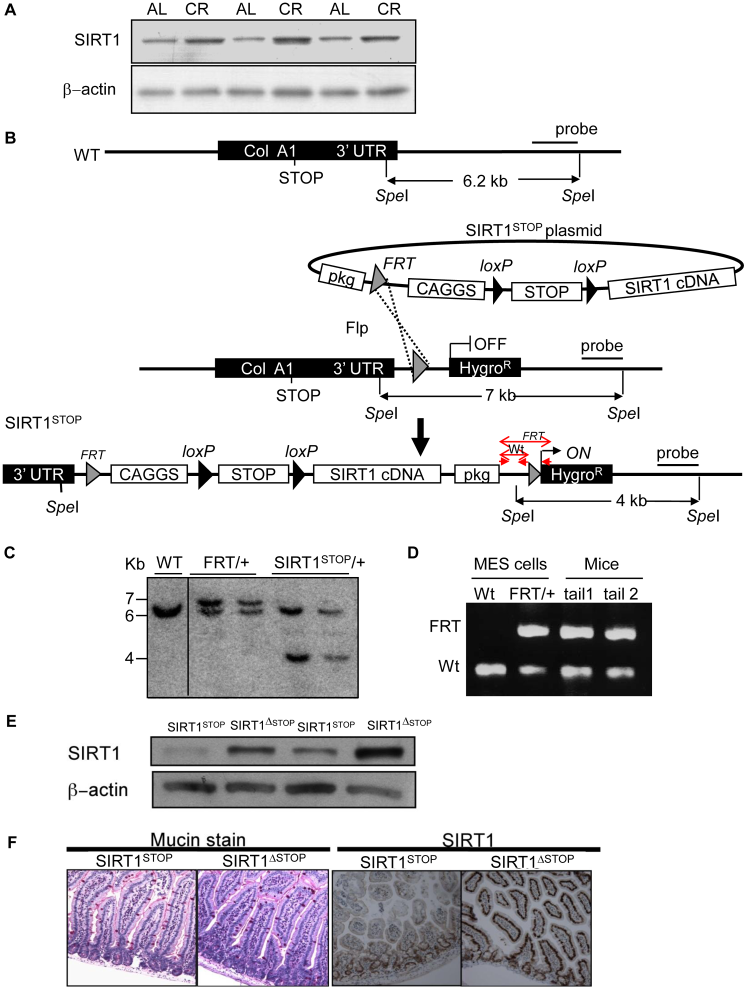
#> input picture data/test_figures/dana_farber/plos_one_g001.jpg, 1494 x 1993 px, given in place of pubpeer_annotated.png, which was not available (shown at 1/2 size)
$ python sholto_david_replicate.py
#> lines starting #> are read from the running program, lines starting #| are printed output that depends on the picture; after the words box and inside, x2 and y2 are one past the last pixel; in counts of white or black regions, pixels touching at a corner belong together; pictures that were not available may be replaced by others from this repository, and a replacement may not be noted
#> in main, annotated is the input picture: shape (1993, 1494, 3); mean B, G, R 219.9, 217.6, 219
#| Annotated image: (1993, 1494, 3)
### services/image-forensics/panel_segment.py
"""
Figure panel segmentation: split a multi-panel scientific figure into its panels.

ImageTwin-class systems compare PANELS, not whole figures — a duplicated western
blot is one panel inside a 6-panel figure, and whole-figure hashes dilute it below
threshold. Method (classical, no ML weights needed):

  1. binarize on "non-background" (background = dominant border color, usually
     white) with a tolerance;
  2. recursively cut along full-width/full-height background gutters
     (projection-profile cuts, the standard document-layout technique);
  3. emit leaf rectangles above a minimum size as panels.

Output panels feed detector.py / advanced_detector.py / embedding_index.py.
"""
from __future__ import annotations

import sys
from dataclasses import dataclass
from pathlib import Path

import cv2
import numpy as np

# ---- tunables -------------------------------------------------------------
BG_TOLERANCE = 24          # |pixel - background| <= this counts as background
GUTTER_MIN_FRAC = 0.995    # a row/col this empty (fraction background) is a gutter
MIN_GUTTER_PX = 4          # gutter must be at least this thick to cut
MIN_PANEL_PX = 48          # ignore leaves smaller than this on either side
MAX_DEPTH = 4              # recursion depth (panels-of-panels)
# ---------------------------------------------------------------------------


@dataclass
class Panel:
    x: int
    y: int
    w: int
    h: int


def _background_value(gray: np.ndarray) -> int:
    """Estimate the background gray level from the image border pixels."""
    border = np.concatenate([gray[0, :], gray[-1, :], gray[:, 0], gray[:, -1]])
    return int(np.median(border))


def _gutter_runs(empty: np.ndarray) -> list[tuple[int, int]]:
    """Runs of consecutive True (empty) indices, as (start, length)."""
    runs: list[tuple[int, int]] = []
    start = None
    for i, e in enumerate(empty):
        if e and start is None:
            start = i
        elif not e and start is not None:
            runs.append((start, i - start))
            start = None
    if start is not None:
        runs.append((start, len(empty) - start))
    return runs


def _split(mask: np.ndarray, x: int, y: int, w: int, h: int, depth: int, out: list[Panel]) -> None:
    """Recursively cut region (x,y,w,h) of the foreground mask along gutters."""
    sub = mask[y : y + h, x : x + w]
    # Trim background margins first so gutters at the edges don't spawn empty leaves.
    rows = sub.mean(axis=1)
    cols = sub.mean(axis=0)
    nz_r = np.where(rows > 1 - GUTTER_MIN_FRAC)[0]
    nz_c = np.where(cols > 1 - GUTTER_MIN_FRAC)[0]
    if len(nz_r) == 0 or len(nz_c) == 0:
        return
    y0, y1 = int(nz_r[0]), int(nz_r[-1]) + 1
    x0, x1 = int(nz_c[0]), int(nz_c[-1]) + 1
    x, y, w, h = x + x0, y + y0, x1 - x0, y1 - y0
    if w < MIN_PANEL_PX or h < MIN_PANEL_PX:
        return
    sub = mask[y : y + h, x : x + w]

    if depth < MAX_DEPTH:
        for axis in (0, 1):  # 0 = cut along rows (horizontal gutters), 1 = columns
            profile = sub.mean(axis=1 - axis)
            empty = profile <= (1 - GUTTER_MIN_FRAC)
            runs = [(s, l) for s, l in _gutter_runs(empty) if l >= MIN_GUTTER_PX]
            # Interior gutters only.
            runs = [(s, l) for s, l in runs if s > 0 and s + l < len(empty)]
            if runs:
                cuts = [0] + [s + l // 2 for s, l in runs] + [len(empty)]
                pieces = [(cuts[i], cuts[i + 1] - cuts[i]) for i in range(len(cuts) - 1)]
                if len(pieces) > 1:
                    for off, size in pieces:
                        if axis == 0:
                            _split(mask, x, y + off, w, size, depth + 1, out)
                        else:
                            _split(mask, x + off, y, size, h, depth + 1, out)
                    return
    out.append(Panel(x, y, w, h))


def segment_panels(gray: np.ndarray) -> list[Panel]:
    """Split a grayscale figure into panel bounding boxes."""
    bg = _background_value(gray)
    mask = (np.abs(gray.astype(np.int16) - bg) > BG_TOLERANCE).astype(np.float32)
    out: list[Panel] = []
    _split(mask, 0, 0, gray.shape[1], gray.shape[0], 0, out)
    return out


def extract_panels(image_path: Path, out_dir: Path | None = None) -> list[tuple[Panel, np.ndarray]]:
    """Segment a figure file; optionally write each panel as PNG for inspection."""
    gray = cv2.imread(str(image_path), cv2.IMREAD_GRAYSCALE)
    if gray is None:
        raise ValueError(f"cannot read {image_path}")
    panels = segment_panels(gray)
    crops = [(p, gray[p.y : p.y + p.h, p.x : p.x + p.w]) for p in panels]
    if out_dir is not None:
        out_dir.mkdir(parents=True, exist_ok=True)
        for i, (p, crop) in enumerate(crops):
            cv2.imwrite(str(out_dir / f"{image_path.stem}_panel{i:02d}.png"), crop)
    return crops


# [11 lines left out: function main, not called in this run]


# [2 lines that do not run on import are left out]

### services/image-forensics/sholto_david_replicate.py
#!/usr/bin/env python3
"""
Sholto David replication — pixel-level false-color overlay detection.
Replicates the methodology Sholto David used to expose the Dana-Farber
band cloning: comparing image regions, finding identical pixel patterns,
and overlaying false-color to highlight the cloned area.

This is the ground truth: Sholto David actually published annotated images
showing exactly which region was cloned. We compare our detectors against
that annotation to measure real-world accuracy.

Method:
  1. Load the PubPeer-annotated image (ground truth)
  2. Extract the false-color region (the clone boundary)
  3. Find matching panels in our segmented corpus
  4. Run detectors on the correct panel
  5. Measure overlap with ground truth
"""
from __future__ import annotations

import cv2, numpy as np
from pathlib import Path

ANNOTATED_IMG = "/tmp/pubpeer_annotated.png"
CORPUS_DIR = Path(__file__).resolve().parent.parent / "data" / "test_figures" / "dana_farber"


def extract_annotation_mask(annotated_path: str) -> np.ndarray | None:
    """
    Extract the false-color region from the PubPeer annotated image.
    Sholto David used false-color (typically red/cyan overlay) to mark
    the cloned rectangular section.
    """
#> called with annotated_path = '/tmp/pubpeer_annotated.png'
    img = cv2.imread(annotated_path)
    if img is None:
        return None
    hsv = cv2.cvtColor(img, cv2.COLOR_BGR2HSV)
#> hsv: shape (1993, 1494, 3); mean H, S, V 9.8, 4.1, 220.2

    # False-color annotations are typically:
    # Red overlay: hue near 0/180, high saturation
    # Cyan/green overlay: hue near 90-120, high saturation
    # The false-color marks the cloned region boundary

    # Detect red overlay (hue 0-10 or 170-180)
    mask_red1 = cv2.inRange(hsv, (0, 50, 50), (10, 255, 255))
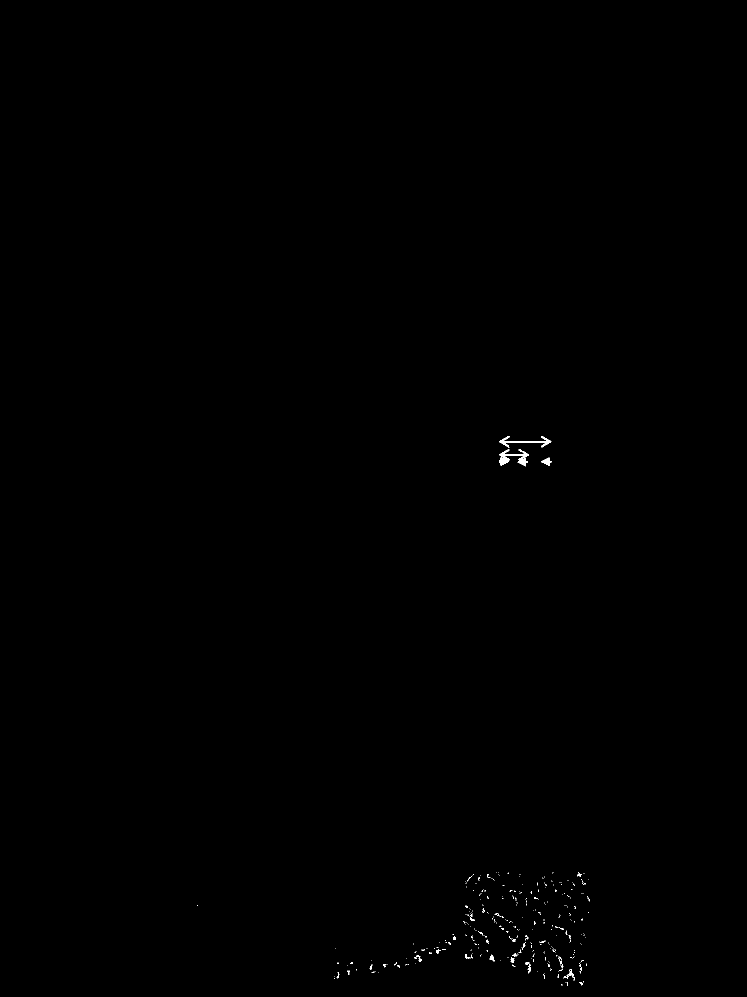
#> mask_red1: shape (1993, 1494) (shown at 1/2 size); 0.12% white; 337 white regions (310 under 20 px), largest, box (x1, y1, x2, y2) and area: (998, 898, 1058, 933) 783, (998, 872, 1103, 895) 563, (1082, 915, 1103, 932) 167
    mask_red2 = cv2.inRange(hsv, (170, 50, 50), (180, 255, 255))
#> mask_red2: shape (1993, 1494); 0.01% white in thin lines or dots, all inside (x1, y1, x2, y2) = (404, 1740, 1178, 1971)
    mask_red = cv2.bitwise_or(mask_red1, mask_red2)

    # Detect cyan/green overlay (hue 80-120)
    mask_cyan = cv2.inRange(hsv, (80, 50, 50), (120, 255, 255))
#> mask_cyan: shape (1993, 1494); 0% white in thin lines or dots, all inside (x1, y1, x2, y2) = (135, 1740, 1181, 1972)

    # Combine
    annotation_mask = cv2.bitwise_or(mask_red, mask_cyan)

    if annotation_mask.sum() > 100:  # At least some annotation pixels
        print(f"  Annotation mask: {annotation_mask.sum()} pixels")
#|   Annotation mask: 1016175 pixels
        # Find the bounding box of the annotation
        ys, xs = np.where(annotation_mask > 0)
#> ys = 3985 values from 872 to 1971; xs = 3985 values, max 1180 at index 1995, min 135 at index 1749, mean 1011.9
        if len(xs) > 0:
            x1, x2 = xs.min(), xs.max()
#> x1 = 135; x2 = 1180
            y1, y2 = ys.min(), ys.max()
#> y1 = 872; y2 = 1971
            print(f"  Clone region bounds: x=[{x1},{x2}], y=[{y1},{y2}]")
#|   Clone region bounds: x=[135,1180], y=[872,1971]
            print(f"  Region size: {x2-x1}x{y2-y1} pixels")
#|   Region size: 1045x1099 pixels
        return annotation_mask
    else:
        # Try alternative: look for saturated colors (false-color typical)
        sat = hsv[:, :, 1]
        val = hsv[:, :, 2]
        # False-color regions have high saturation AND distinct hue from grayscale
        mask_sat = (sat > 80) & (val > 80)
        if mask_sat.sum() > 100:
            annotation_mask = mask_sat.astype(np.uint8) * 255
            ys, xs = np.where(annotation_mask > 0)
            if len(xs) > 0:
                x1, x2 = xs.min(), xs.max()
                y1, y2 = ys.min(), ys.max()
                print(f"  Clone region bounds (sat-based): x=[{x1},{x2}], y=[{y1},{y2}]")
            return annotation_mask

    print("  Could not extract annotation mask")
    return None


def find_matching_panel(corpus_dir: Path, annotated_img: np.ndarray) -> tuple[str, np.ndarray] | None:
    """Find which segmented panel matches the annotated image using pixel differencing."""
    from panel_segment import extract_panels

    annotated_gray = cv2.cvtColor(annotated_img, cv2.COLOR_BGR2GRAY)

    exts = {".png", ".jpg", ".jpeg"}
    for fp in sorted(corpus_dir.glob("*")):
        if fp.suffix.lower() not in exts:
            continue

        crops = extract_panels(fp)
#> in _background_value, `border = np.concatenate([gray[0, :], gray[-1, :], gray[:, 0], gray[:, ..`: border = 6974 values from 255 to 255
#> in segment_panels, `bg = _background_value(gray)`: bg = 255
#> in segment_panels, `mask = (np.abs(gray.astype(np.int16) - bg) > BG_TOLERANCE).astype(np.f..`:
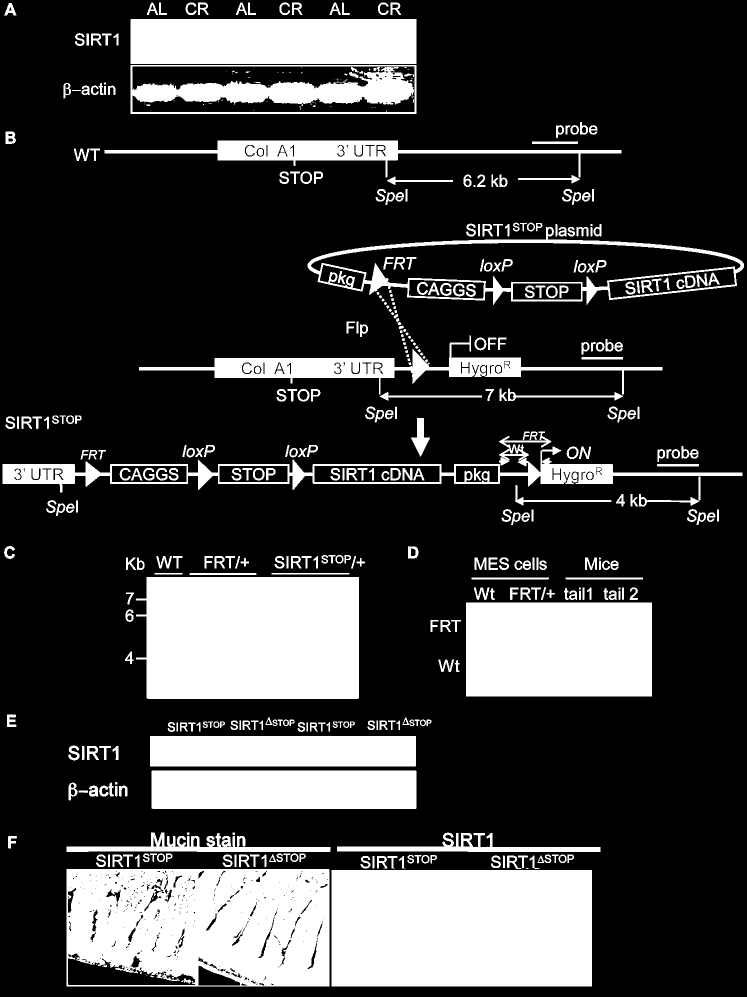
#> mask: shape (1993, 1494) float32 (shown at 1/2 size); values 0 (black) and 1 (white), 24.3% white; 483 white regions (68 under 20 px), largest, box (x1, y1, x2, y2) and area: (663, 1739, 1184, 1973) 121394, (133, 1738, 659, 1973) 108092, (272, 1154, 718, 1398) 103947
#> in _split, `rows = sub.mean(axis=1)`: rows = 1993 values, max 0.721 at index 929, min 0 at index 0, mean 0.243
#> in _split, `cols = sub.mean(axis=0)`: cols = 1494 values, max 0.499 at index 585, min 0 at index 0, mean 0.243
#> in _split, `nz_r = np.where(rows > 1 - GUTTER_MIN_FRAC)[0]`: nz_r = 1693 values from 5 to 1972
#> in _split, `nz_c = np.where(cols > 1 - GUTTER_MIN_FRAC)[0]`: nz_c = 1482 values from 5 to 1486
#> in _split, `y0, y1 = int(nz_r[0]), int(nz_r[-1]) + 1`: y0 = 5; y1 = 1973
#> in _split, `x0, x1 = int(nz_c[0]), int(nz_c[-1]) + 1`: x0 = 5; x1 = 1487
#> in _split, `x, y, w, h = x + x0, y + y0, x1 - x0, y1 - y0`: x = 5; w = 1482; h = 1968
#> the loop in _split, `for axis in (0, 1):` made 1 pass
#> pass 1, in _split (call 4), `sub = mask[y : y + h, x : x + w]`:
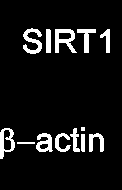
#> sub: shape (190, 122) float32; values 0 (black) and 1 (white), 8.2% white; 13 white regions (1 under 20 px), largest, box (x1, y1, x2, y2) and area: (55, 29, 77, 53) 277, (23, 28, 42, 54) 250, (0, 128, 15, 159) 228
#> pass 1, in _split (call 4), `sub = mask[y : y + h, x : x + w]`:
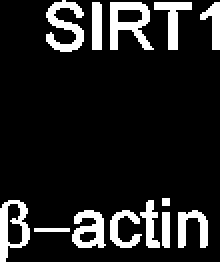
#> sub: shape (131, 110) float32 (shown 2 times larger); values 0 (black) and 1 (white), 13.2% white; 13 white regions (1 under 20 px), largest, box (x1, y1, x2, y2) and area: (55, 1, 77, 25) 277, (23, 0, 42, 26) 250, (0, 100, 15, 131) 228
#> in extract_panels, `panels = segment_panels(gray)`: panels = 10 items
#> crops = 10 items
        if not crops:
            continue

        for i, item in enumerate(crops):
            if isinstance(item, tuple):
                _, crop = item
            else:
                crop = item

            if crop.shape[0] < 50 or crop.shape[1] < 50:
                continue

            # Resize both to same dimensions for comparison
            h, w = min(annotated_gray.shape[0], crop.shape[0]), min(annotated_gray.shape[1], crop.shape[1])
            a_resized = cv2.resize(annotated_gray[:h, :w], (128, 128))
            c_resized = cv2.resize(crop[:h, :w], (128, 128))

            # Correlation
            corr = np.corrcoef(a_resized.flatten(), c_resized.flatten())[0, 1]
            if corr > 0.5:
                key = f"{fp.name}#panel{i}"
                return key, crop
#> this loop made 10 passes
#> (h, w, corr) on passes 1 to 8: (190, 572, 0.00191), (93, 1034, -0.0161), (137, 872, -0.0513), (125, 1047, 0.172), (237, 1480, -0.0305), (244, 446, -0.0286), (188, 372, 0.0328), (61, 532, -0.01)
#> pass 1, in find_matching_panel, `_, crop = item`:
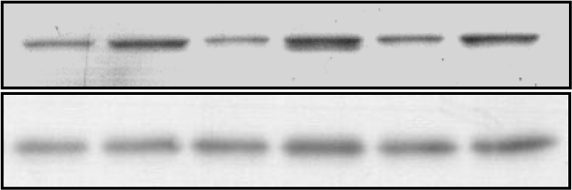
#> crop: shape (190, 572); min 0, max 255, mean 198
#> pass 1, in find_matching_panel, `c_resized = cv2.resize(crop[:h, :w], (128, 128))`:
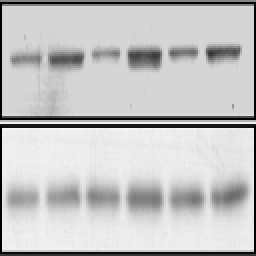
#> c_resized: shape (128, 128) (shown 2 times larger); min 0, max 250, mean 196.8
#> pass 2, in find_matching_panel, `_, crop = item`:
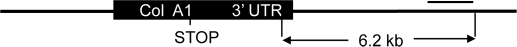
#> crop: shape (93, 1034) (shown at 1/2 size); min 0, max 255, mean 202.2
#> pass 2 of the loop in find_matching_panel, `for fp in sorted(corpus_dir.glob("*")):`:
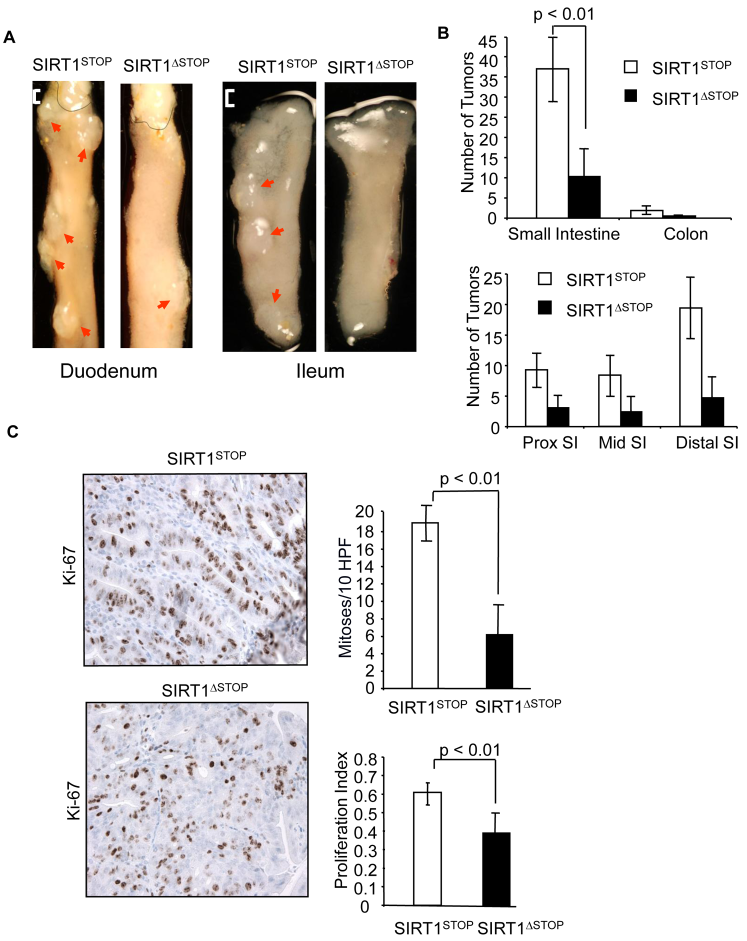
#> input picture data/test_figures/dana_farber/plos_one_g002.jpg, 1494 x 1882 px (shown at 1/2 size)
#> gray: shape (1882, 1494)
#> in segment_panels (call 2), `mask = (np.abs(gray.astype(np.int16) - bg) > BG_TOLERANCE).astype(np.f..`:
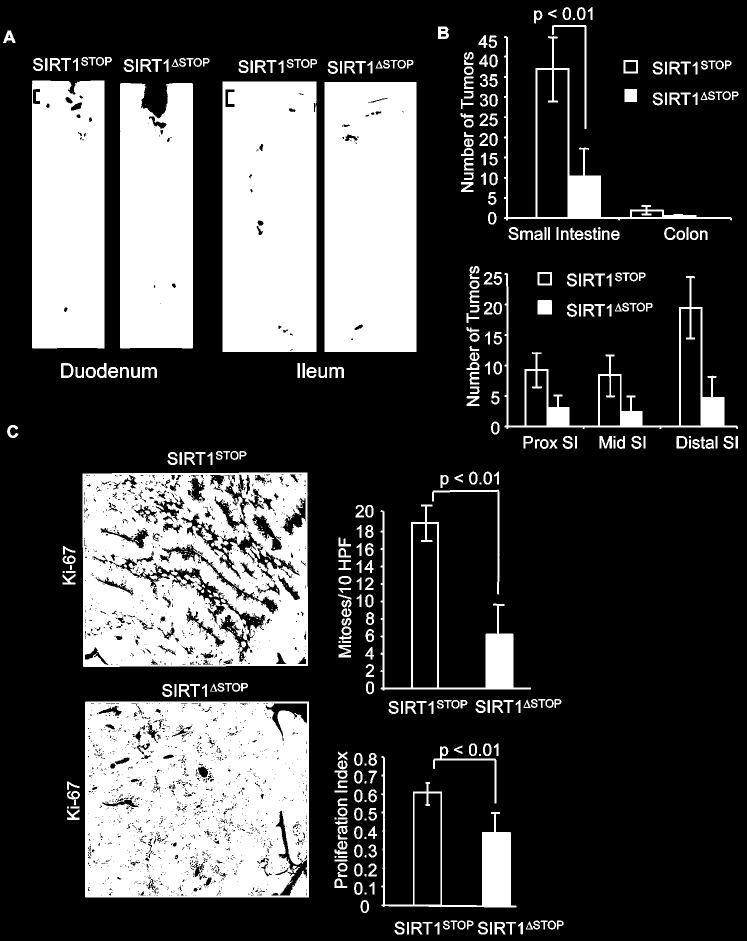
#> mask: shape (1882, 1494) float32 (shown at 1/2 size); values 0 (black) and 1 (white), 27.4% white; 585 white regions (220 under 20 px), largest, box (x1, y1, x2, y2) and area: (170, 1403, 618, 1795) 161238, (165, 945, 616, 1334) 139548, (445, 163, 633, 704) 100868
#> the loop in find_matching_panel, `for i, item in enumerate(crops):` made 10 passes
#> (h, w, corr) on passes 1 to 4: (536, 145, 0.1), (531, 146, 0.0606), (541, 188, 0.0529), (540, 184, 0.0799)
#> pass 2, in find_matching_panel, `_, crop = item`:
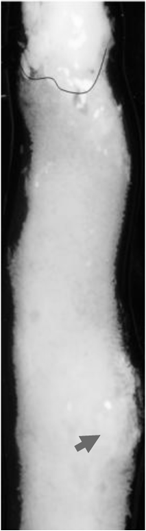
#> crop: shape (531, 146); min 0, max 254, mean 146.6

    return None


# [104 lines left out: functions sholto_david_detect, compare_with_ground_truth, not called in this run]


def main():
    print("=" * 60)
    print("SHOLTO DAVID REPLICATION: Dana-Farber Band Cloning")
    print("=" * 60)

    # Load annotated image
    annotated = cv2.imread(ANNOTATED_IMG)
    if annotated is None:
        print("Cannot load annotated image")
        return

    print(f"\nAnnotated image: {annotated.shape}")

    # Extract annotation
    print("\n--- Ground Truth Extraction ---")
    mask = extract_annotation_mask(ANNOTATED_IMG)

    # Find matching panel
    print("\n--- Finding Matching Panel ---")
    match = find_matching_panel(CORPUS_DIR, annotated)
    if match:
        key, panel = match
        print(f"  Matched panel: {key}")
        print(f"  Panel size: {panel.shape}")

        # Run detectors
        print("\n--- Running Detectors vs Ground Truth ---")
        results = compare_with_ground_truth(panel, mask)

        for name, r in results.items():
            status = "✓ DETECTED" if r.get("detected") else "✗ NOT DETECTED"
            print(f"\n  [{name}] {status}")
            for k, v in r.items():
                if k != "detected":
                    print(f"    {k}: {v}")

        # Verdict
        print("\n" + "=" * 60)
        detected = sum(1 for r in results.values() if r.get("detected"))
        print(f"VERDICT: {detected}/{len(results)} detectors found the clone")
        if detected >= 2:
            print("  CONFIRMED: Multiple detectors agree — likely manipulation")
        elif detected == 1:
            print("  SUGGESTIVE: One detector found signal — human review needed")
        else:
            print("  NEGATIVE: No detectors found the clone")
    else:
        print("  No matching panel found in corpus")


if __name__ == "__main__":
    main()
